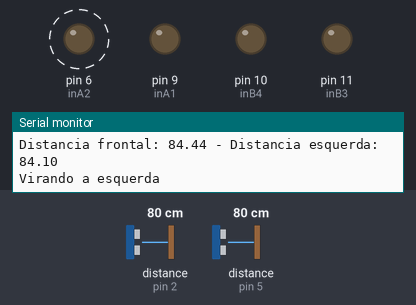
The sketch below on a simulated Arduino Uno, built with avr-gcc and run on an emulated ATmega328P. Shown: output pins drawn as LEDs (lit = HIGH), the last lines printed to the serial monitor. Wiring (inferred from the names in the program): 2 × ultrasonic range finder: trigger pin 3, echo pin 2 / trigger pin 4, echo pin 5. Dashed ring = blinking. Inputs (shaded band) come from the test bench; at power-on: distance to the obstacle (sensors on pin 5, pin 2) 80 cm. The echo pulse lasts 58.3 µs per cm; pins used as bus, display or sensor lines are not drawn.

Above: at 4.2 s.
4.3 s: distance to the obstacle (sensor on pin 5) set to 51 cm
7.6 s: distance to the obstacle (sensor on pin 5) set to 42 cm
At 8.7 s:
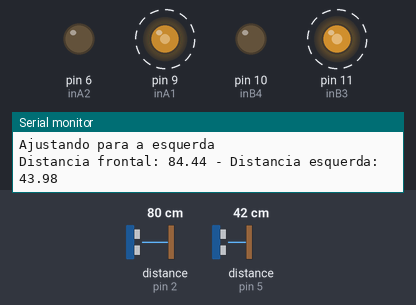
10.9 s: distance to the obstacle (sensor on pin 2) set to 52 cm
14.2 s: distance to the obstacle (sensor on pin 2) set to 44 cm
At 15.53 s:
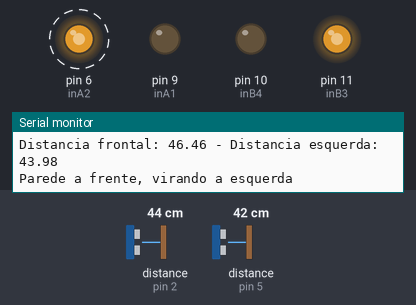
19.4 s: distance to the obstacle (sensor on pin 2) set to 60 cm
At 20.3 s:
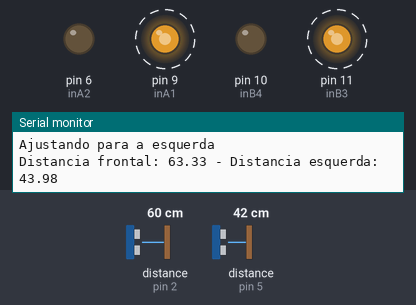
22.7 s: distance to the obstacle (sensor on pin 2) set to 2 cm
At 25.3 s:
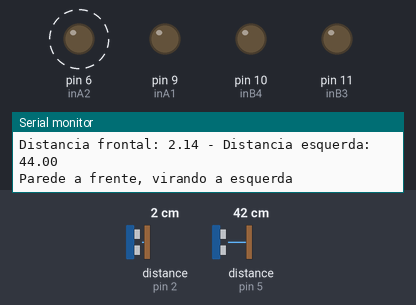
Timing chart, 0 to 30.5 s (numbered marks = the images above; inputs shaded):
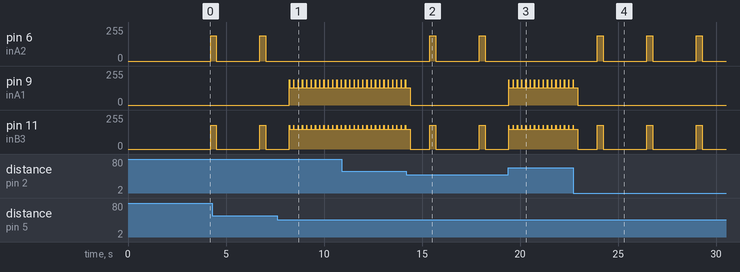

The sketch:

LabirintoBot.ino
```cpp
/*Programa do robô que resolve labirintos do grupo:
* Ricardo Vieira
* Flávia Abdalla
* Fernando Bisi
 */
//biblioteca do sensor ultrassônico
#include <Ultrasonic.h>

//pinos dos motores A e B
#define inA1 9
#define inA2 6
#define inB3 11
#define inB4 10
//pinos dos sensores ultrassônico
#define echoE 5
#define triggE 4
#define echoF 2
#define triggF 3
//variáveis de ajuste
#define veloA 190
#define veloB 180
#define tempoS 3000
#define tempoP 1000
#define tempoE 300
#define tempoD 300
#define distMaxF 50
#define distMaxE 50

//Inicialização dos sensores
Ultrasonic ultrasonicE(triggE,echoE);
Ultrasonic ultrasonicF(triggF,echoF);

void setup() {
  // put your setup code here, to run once:
pinMode(inA1,OUTPUT);
pinMode(inA2,OUTPUT);
pinMode(inB3,OUTPUT);
pinMode(inB4,OUTPUT);
pinMode(echoE,INPUT);
pinMode(echoF,INPUT);
pinMode(triggE,OUTPUT);
pinMode(triggF,OUTPUT);
Serial.begin(9600);
Serial.println("Lendo dados do sensor...\n");
delay(tempoS);
}

void loop() {
  // put your main code here, to run repeatedly:
  delay(200);
  //variável que armazena o tempo do echo (frontal)
  long tempoEchoF = ultrasonicF.timing();
  //variável que armazena a distância em cm (frontal)
  float distF = ultrasonicF.convert(tempoEchoF, Ultrasonic::CM);
  Serial.print("Distancia frontal: ");
  Serial.print(distF);
  Serial.print(" - ");
  //variável que armazena o tempo do echo (esquerda)
  long tempoEchoE = ultrasonicE.timing();
  //variável que armazena a distância em cm (esquerda)
  float distE = ultrasonicE.convert(tempoEchoE, Ultrasonic::CM);
  Serial.print("Distancia esquerda: ");
  Serial.print(distE);
  Serial.print('\n');
  if(distF > distMaxF)
  {
    andarFrente(veloA,veloB);
    //delay(500);
    //ajuste da trajetória
    if(distE < 7)
    {
      //ajuste para a direita
      Serial.print("Ajustando para a direita\n");
      andarFrente(150,130);
    }
    else if(distE > 12 && distE < 45)
    {
      //ajuste para a esquerda
      Serial.print("Ajustando para a esquerda\n");
      andarFrente(130,150);
    } //vira a esquerda se aparecer um entrada à esquerda
    else if(distE > distMaxE)
    {
      Serial.print("Virando a esquerda\n");
      parar(tempoP);
      virarEsquerda(tempoE,veloA,veloB);
      parar(tempoP);
    }
  }else
  {
    Serial.print("Parede a frente, virando a esquerda\n");
    parar(tempoP);
    virarEsquerda(tempoE,veloA,veloB);
    parar(tempoP);
  }
}

void andarFrente(int velA, int velB)
{
  digitalWrite(inA2,LOW);
  digitalWrite(inB4,LOW);
  analogWrite(inA1,velA);
  analogWrite(inB3,velB);
}
void virarEsquerda(int tempo, int velA, int velB)
{
  digitalWrite(inA1,LOW);
  digitalWrite(inB4,LOW);
  analogWrite(inA2,velA);
  analogWrite(inB3,velB);
  delay(tempo);
}
void virarDireita(int tempo, int velA, int velB)
{
  digitalWrite(inA2,LOW);
  digitalWrite(inB3,LOW);
  analogWrite(inA1,velA);
  analogWrite(inB4,velB);
  delay(tempo);
}
void parar(int tempo)
{
  digitalWrite(inA1,LOW);
  digitalWrite(inB3,LOW);
  digitalWrite(inA2,LOW);
  digitalWrite(inB4,LOW);
  delay(tempo);
}
```

Measured:
- the behaviour switches between 48 and 47 cm on distance to the obstacle (sensor on pin 5) (found by bisection; images 0 and 1)
- the behaviour switches between 48 and 47 cm on distance to the obstacle (sensor on pin 2) (found by bisection; images 1 and 2)
- after the input at 7.6 s, pin 6 (inA2): stays 0/255 (without the input it goes to 190/255 after 1.6 s); pin 9 (inA1): alternates 190/255 for 0.01 s and 130/255 for 0.21 s, starting after 0.63 s
- after the input at 14.2 s, pin 6 (inA2): alternates 190/255 for 0.30 s and 0/255 for 2.2 s, starting after 1.2 s
- after the input at 19.4 s, pin 6 (inA2): stays 0/255 (without the input it goes to 190/255 after 1.0 s); pin 9 (inA1): alternates 190/255 for 0.01 s and 130/255 for 0.21 s, starting at once
- after the input at 22.7 s, pin 6 (inA2): alternates 190/255 for 0.30 s and 0/255 for 2.2 s, starting after 1.2 s
